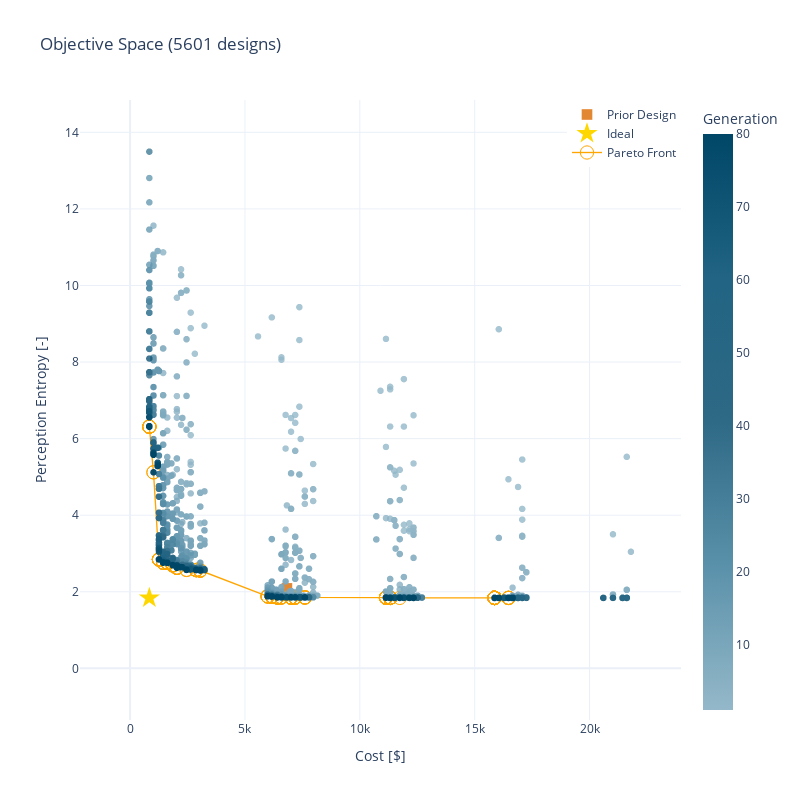

The notebook cell saved with this chart:
### Markdown cell above
### Perception Entropy vs Cost

### Code cell
obj_trade_fig = plot_tradespace(df)
obj_trade_fig

### Figure 1 — Plotly figure (JSON) as saved in the notebook; plotly's stock layout.template omitted (floating-point values rounded to 4 significant figures; data arrays with more than 128 entries replaced by an {"elided": "..."} marker saying what was removed)
{"data": [{"customdata": {"elided": "5600x1 str values"}, "hovertemplate": "%{customdata[0]}<br>Cost [$]: %{x:.2f}<br>Perception Entropy [-]: %{y:.2f} ", "hovertext": {"elided": "5600 str values"}, "legendgroup": "", "marker": {"color": {"elided": "5600 int values"}, "coloraxis": "coloraxis", "opacity": 0.8, "size": 6.667, "symbol": "circle"}, "mode": "markers", "name": "", "showlegend": false, "type": "scattergl", "x": {"elided": "5600 int values"}, "xaxis": "x", "y": {"elided": "5600 float values"}, "yaxis": "y"}, {"customdata": ["Name"], "hoverinfo": "text", "marker": {"color": "#dd6b00", "size": 10.67, "symbol": "square"}, "mode": "markers", "name": "Prior Design", "opacity": 0.8, "text": "Prior Design", "type": "scatter", "x": [6826], "y": [2.088]}, {"hoverinfo": "none", "marker": {"color": "gold", "size": 16, "symbol": "star"}, "mode": "markers", "name": "Ideal", "type": "scatter", "x": [838], "y": [1.84]}, {"hoverinfo": "none", "line": {"color": "orange", "width": 1.333}, "marker": {"color": "orange", "size": 13.33, "symbol": "circle-open"}, "mode": "lines+markers", "name": "Pareto Front", "type": "scatter", "x": {"elided": "341 int values"}, "y": {"elided": "341 float values"}}], "layout": {"clickmode": "event+select", "coloraxis": {"colorbar": {"title": {"text": "Generation"}}, "colorscale": [[0, "#94b8c9"], [0.25, "#5a91aa"], [0.5, "#2e6985"], [0.75, "#216483"], [1, "#004666"]]}, "height": 800, "hovermode": "closest", "legend": {"tracegroupgap": 0, "x": 1, "xanchor": "right", "y": 1, "yanchor": "top"}, "title": {"text": "Objective Space (5601 designs)"}, "width": 800, "xaxis": {"anchor": "y", "domain": [0, 1], "range": [-2180, 23980], "title": {"text": "Cost [$]"}}, "yaxis": {"anchor": "x", "domain": [0, 1], "range": [-1.35, 14.84], "title": {"text": "Perception Entropy [-]"}}}}
